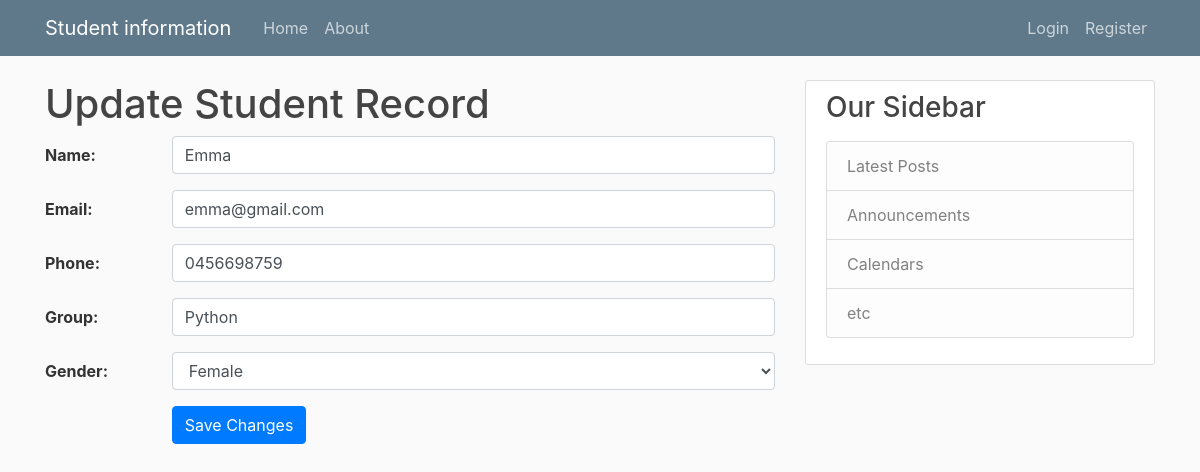
The page /update-student/2 on the database its author committed.
### pythonproject/models.py (models this page shows, shortened)
class Student(db.Model):
    id = db.Column(db.Integer, primary_key=True)
    name = db.Column(db.String(100), nullable=False)
    email = db.Column(db.String(120), unique=True, nullable=False)
    phone = db.Column(db.String(20), nullable=False)
    group = db.Column(db.String(20), nullable=False)
    gender = db.Column(db.String(10), nullable=False)

### pythonproject/main/routes.py (the view)
@main.route('/update-student/<int:student_id>', methods=['GET'])
def update_student(student_id):
    student = Student.query.get(student_id)
    return render_template('update.html', student=student, groups=get_all_groups())

### pythonproject/main/routes.py (called while the page is built)
def get_all_groups():
    return [group[0] for group in db.session.query(Student.group.distinct()).all()]

### pythonproject/templates/update.html (shortened to what this page needs)
{% extends "layout.html" %}
{% block content %}
  <h1>Update Student Record</h1>
  <form method="POST" action="{{ url_for('main.process_update_student', student_id=student.id) }}" class="student-form">
    <div class="form-group row">
      <label for="name" class="col-sm-2 col-form-label font-weight-bold">Name:</label>
      <div class="col-sm-10">
        <input type="text" class="form-control" id="name" name="name" value="{{ student.name }}">
      </div>
    </div>
    <div class="form-group row">
      <label for="email" class="col-sm-2 col-form-label font-weight-bold">Email:</label>
      <div class="col-sm-10">
        <input type="email" class="form-control" id="email" name="email" value="{{ student.email }}">
      </div>
    </div>
    <div class="form-group row">
      <label for="phone" class="col-sm-2 col-form-label font-weight-bold">Phone:</label>
      <div class="col-sm-10">
        <input type="tel" class="form-control" id="phone" name="phone" value="{{ student.phone }}">
      </div>
    </div>
    <div class="form-group row">
      <label for="group" class="col-sm-2 col-form-label font-weight-bold">Group:</label>
      <div class="col-sm-10">
        <input type="text" class="form-control" id="group" name="group" value="{{ student.group }}">
      </div>
    </div>
    <div class="form-group row">
      <label for="gender" class="col-sm-2 col-form-label font-weight-bold">Gender:</label>
      <div class="col-sm-10">
        <select class="form-control" id="gender" name="gender">
          <option value="Female" {% if student.gender == 'Female' %}selected{% endif %}>Female</option>
        </select>
      </div>
    </div>
    <div class="form-group row">
      <div class="col-sm-10 offset-sm-2">
        <button type="submit" class="btn btn-primary">Save Changes</button>
      </div>
    </div>
  </form>
{% endblock %}

### pythonproject/static/main.css (style rules this page uses)
body { background: #fafafa; color: #333333; margin-top: 5rem; }
h1, h2, h3, h4, h5, h6 { color: #444444; }

### rows shown on the page
Student: name "Emma", email "emma@gmail.com", phone "0456698759", group "Python", gender "Female"
